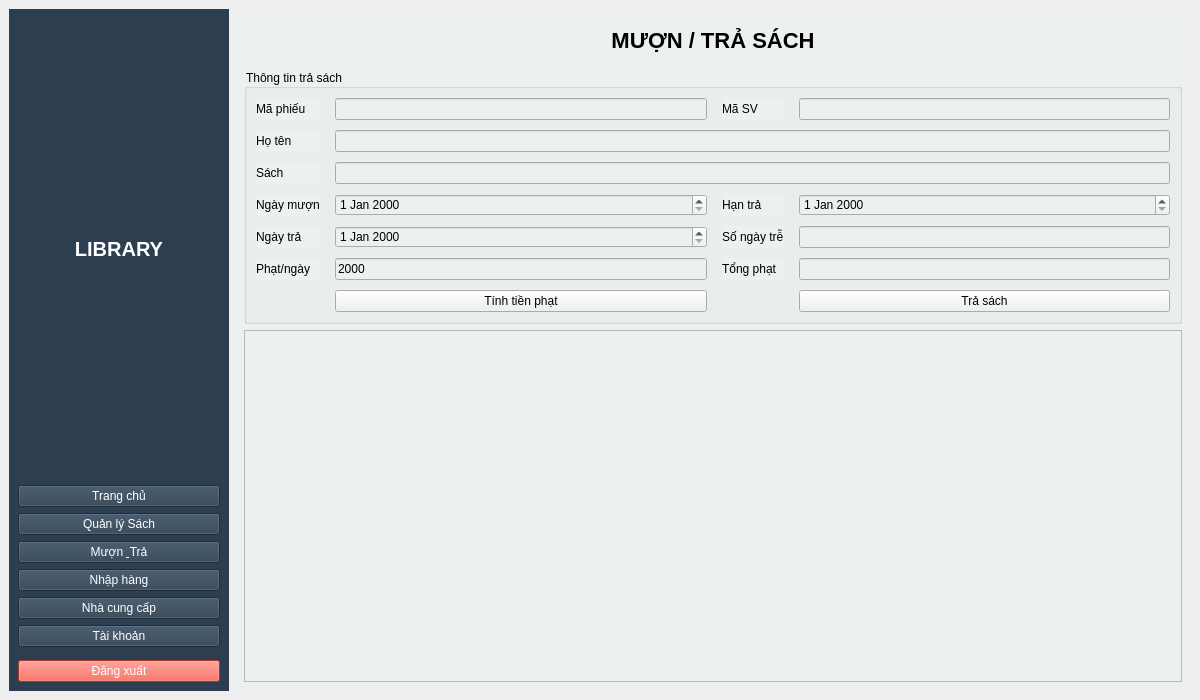
<?xml version="1.0" encoding="UTF-8"?>
<ui version="4.0">
 <class>MainWindow</class>

 <widget class="QMainWindow" name="MainWindow">
  <property name="geometry">
   <rect>
    <x>0</x>
    <y>0</y>
    <width>1200</width>
    <height>700</height>
   </rect>
  </property>

  <property name="windowTitle">
   <string>HỆ THỐNG QUẢN LÝ THƯ VIỆN</string>
  </property>

  <widget class="QWidget" name="centralwidget">

   <layout class="QHBoxLayout" name="mainLayout">

    <!-- SIDEBAR -->
    <item>
     <widget class="QFrame" name="sidebar">
      <property name="minimumSize">
       <size><width>220</width><height>0</height></size>
      </property>

      <property name="styleSheet">
       <string>background:#2c3e50;color:white;</string>
      </property>

      <layout class="QVBoxLayout">

       <item>
        <widget class="QLabel">
         <property name="text"><string>LIBRARY</string></property>
         <property name="alignment"><set>Qt::AlignCenter</set></property>
         <property name="styleSheet">
          <string>font-size:20px;font-weight:bold;padding:20px;</string>
         </property>
        </widget>
       </item>

       <item><widget class="QPushButton" name="btnTrangChu"><property name="text"><string>Trang chủ</string></property></widget></item>
       <item><widget class="QPushButton" name="btnSach"><property name="text"><string>Quản lý Sách</string></property></widget></item>
       <item><widget class="QPushButton" name="btnMuonTra"><property name="text"><string>Mượn &amp; Trả</string></property></widget></item>
       <item><widget class="QPushButton" name="btnNhap"><property name="text"><string>Nhập hàng</string></property></widget></item>
       <item><widget class="QPushButton" name="btnNCC"><property name="text"><string>Nhà cung cấp</string></property></widget></item>
       <item><widget class="QPushButton" name="btnUser"><property name="text"><string>Tài khoản</string></property></widget></item>

       <item>
        <spacer>
         <property name="orientation"><enum>Qt::Vertical</enum></property>
        </spacer>
       </item>

       <item>
        <widget class="QPushButton" name="btnLogout">
         <property name="text"><string>Đăng xuất</string></property>
         <property name="styleSheet">
          <string>background:#e74c3c;color:white;</string>
         </property>
        </widget>
       </item>

      </layout>
     </widget>
    </item>

    <!-- CONTENT -->
    <item>
     <widget class="QFrame" name="content">
      <property name="styleSheet">
       <string>background:#ecf0f1;</string>
      </property>

      <layout class="QVBoxLayout">

       <!-- TITLE -->
       <item>
        <widget class="QLabel">
         <property name="text"><string>MƯỢN / TRẢ SÁCH</string></property>
         <property name="alignment"><set>Qt::AlignCenter</set></property>
         <property name="styleSheet">
          <string>font-size:22px;font-weight:bold;padding:10px;</string>
         </property>
        </widget>
       </item>

       <!-- FORM -->
       <item>
        <widget class="QGroupBox">
         <property name="title">
          <string>Thông tin trả sách</string>
         </property>

         <layout class="QGridLayout" name="grid">

          <!-- FIX QUAN TRỌNG: GIÃN CỘT INPUT -->
          <property name="columnStretch">
           <string>0,1,0,1</string>
          </property>

          <property name="horizontalSpacing">
           <number>15</number>
          </property>

          <property name="verticalSpacing">
           <number>10</number>
          </property>

          <!-- ROW 0 -->
          <item row="0" column="0"><widget class="QLabel"><property name="text"><string>Mã phiếu</string></property></widget></item>
          <item row="0" column="1"><widget class="QLineEdit" name="txtMaPhieu"/></item>

          <item row="0" column="2"><widget class="QLabel"><property name="text"><string>Mã SV</string></property></widget></item>
          <item row="0" column="3"><widget class="QLineEdit" name="txtMaSV"/></item>

          <!-- ROW 1 -->
          <item row="1" column="0"><widget class="QLabel"><property name="text"><string>Họ tên</string></property></widget></item>
          <item row="1" column="1" colspan="3"><widget class="QLineEdit" name="txtTenSV"/></item>

          <!-- ROW 2 -->
          <item row="2" column="0"><widget class="QLabel"><property name="text"><string>Sách</string></property></widget></item>
          <item row="2" column="1" colspan="3"><widget class="QLineEdit" name="txtSach"/></item>

          <!-- ROW 3 -->
          <item row="3" column="0"><widget class="QLabel"><property name="text"><string>Ngày mượn</string></property></widget></item>
          <item row="3" column="1"><widget class="QDateEdit" name="dateMuon"/></item>

          <item row="3" column="2"><widget class="QLabel"><property name="text"><string>Hạn trả</string></property></widget></item>
          <item row="3" column="3"><widget class="QDateEdit" name="dateHanTra"/></item>

          <!-- ROW 4 -->
          <item row="4" column="0"><widget class="QLabel"><property name="text"><string>Ngày trả</string></property></widget></item>
          <item row="4" column="1"><widget class="QDateEdit" name="dateTra"/></item>

          <item row="4" column="2"><widget class="QLabel"><property name="text"><string>Số ngày trễ</string></property></widget></item>
          <item row="4" column="3"><widget class="QLineEdit" name="txtTre"/></item>

          <!-- ROW 5 -->
          <item row="5" column="0"><widget class="QLabel"><property name="text"><string>Phạt/ngày</string></property></widget></item>
          <item row="5" column="1"><widget class="QLineEdit" name="txtPhatNgay"><property name="text"><string>2000</string></property></widget></item>

          <item row="5" column="2"><widget class="QLabel"><property name="text"><string>Tổng phạt</string></property></widget></item>
          <item row="5" column="3"><widget class="QLineEdit" name="txtTongPhat"/></item>

          <!-- BUTTON -->
          <item row="6" column="1">
           <widget class="QPushButton" name="btnTinh">
            <property name="text"><string>Tính tiền phạt</string></property>
           </widget>
          </item>

          <item row="6" column="3">
           <widget class="QPushButton" name="btnTra">
            <property name="text"><string>Trả sách</string></property>
           </widget>
          </item>

         </layout>
        </widget>
       </item>

       <!-- TABLE -->
       <item>
        <widget class="QTableWidget" name="tableMuonTra"/>
       </item>

      </layout>
     </widget>
    </item>

   </layout>
  </widget>
 </widget>

 <resources/>
 <connections/>
</ui>
